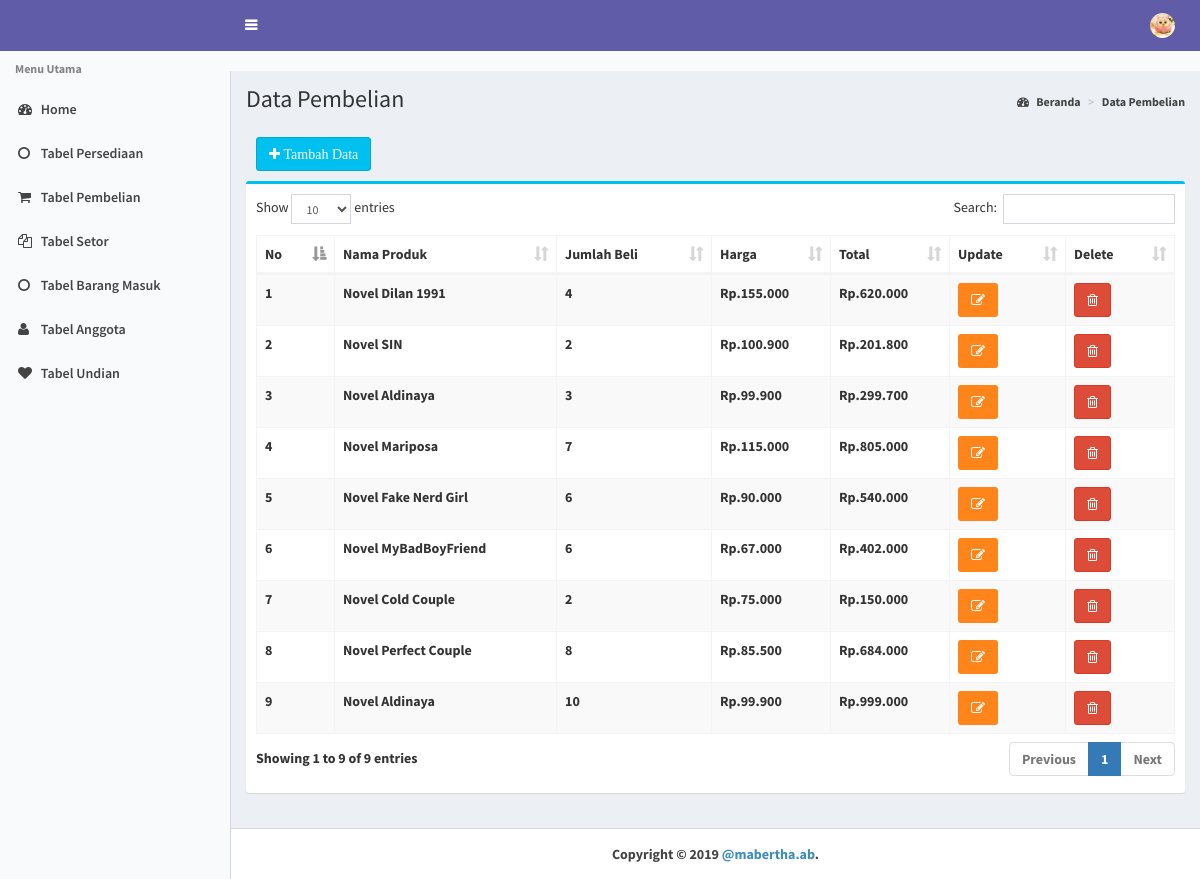
The page /?pg=beli&act=view on the database its author committed.
### tables this page shows
CREATE TABLE `tb_pembelian` (
  `id_pembelian` varchar(100) NOT NULL,
  `kd_brg` int(11) NOT NULL,
  `jumlah_beli` int(11) NOT NULL,
  `total` int(100) NOT NULL
);

CREATE TABLE `produk` (
  `kd_brg` int(11) NOT NULL,
  `nama_barang` varchar(100) NOT NULL,
  `stok` int(11) NOT NULL,
  `harga` int(11) NOT NULL,
  `supplier` varchar(100) NOT NULL
);

### beli.php (the view, shortened to what this page needs)
<?php
    switch ($_GET['act']) {
      case 'view':
      ?>
<div class="content-wrapper">
        <section class="content-header">
        <h1> Data Pembelian </h1>
            <ol class="breadcrumb">
            <li><a href="?pg=dashboard"><i class="fa fa-dashboard"></i> Beranda</a></li>
            <li class="active"><a href="?pg=beli&act=view">Data Pembelian</a></li>
             </ol>
        </section>
<section class="content">
	<div class="row">
		<div class="col-md-12">
    <div class="box-header">
    <a href="?pg=beli&act=add"> <button type="button" class="btn btn-info"><i class = "fa fa-plus"> Tambah Data </i></button> </a>
    </div>
              <div class="box box-info">
                  <div class="box-body">
                  <div class="table-responsive">
                  <table id="example1" class="table table-bordered table-striped">
                    <thead>
                      <tr>
                        <th>No</th>
                        <th>Nama Produk</th>
                        <th>Jumlah Beli</th>
                         <th>Harga</th>
                         <th>Total </th>
                        <th>Update</th>
                        <th>Delete</th>
                      </tr>
                    </thead>
                    <tbody>
                    <?php
                    $tampil=mysql_query("SELECT * FROM tb_pembelian r join produk p
                    on (p.kd_brg=r.kd_brg)  order by id_pembelian asc");
                    $no = 1;
                      while ($r=mysql_fetch_array($tampil)){
                    ?>
                        <tr>
                        <td><?php echo "$no"?></td>
                        <td><?php echo "$r[nama_barang]"?></td>
                         <td><?php echo "$r[jumlah_beli]"?></td>
                         <td><?php echo "Rp.". number_format("$r[harga]",'0','.','.')?></td>
                        <td><?php echo "Rp.". number_format("$r[total]",'0','.','.')?></td>
                        <td><a href="?pg=beli&act=edit&id=<?php echo $r['id_pembelian']?>"><button type="button" class="btn bg-orange"><i class="fa fa-pencil-square-o"></i></button></a></td>
                        <td><a href="?pg=beli&act=delete&id=<?php echo $r['id_pembelian']?>"><button type="button" class="btn btn-danger" onclick="return confirm('Apakah anda yakin akan menghapusnya?');"><i class = "fa fa-trash-o"></i></button></a></td>
                        </tr>
                    <?php
                    $no++;
                    }
                    ?>
                    </tbody>
                  </table>
                  </div>
              </div>
              </div>
              </div>
	</div>
</section>
    </div>
</div>
      <?php
      break;
              ?>
      <?php
    }
    ?>

### rows shown on the page
tb_pembelian: produk.nama_barang "Novel Dilan 1991", jumlah_beli "4", produk.harga "155.000", total "620.000"
tb_pembelian: produk.nama_barang "Novel SIN", jumlah_beli "2", produk.harga "100.900", total "201.800"
tb_pembelian: produk.nama_barang "Novel Aldinaya", jumlah_beli "3", produk.harga "99.900", total "299.700"
tb_pembelian: produk.nama_barang "Novel Mariposa", jumlah_beli "7", produk.harga "115.000", total "805.000"
tb_pembelian: produk.nama_barang "Novel Fake Nerd Girl", jumlah_beli "6", produk.harga "90.000", total "540.000"
tb_pembelian: produk.nama_barang "Novel MyBadBoyFriend", jumlah_beli "6", produk.harga "67.000", total "402.000"
tb_pembelian: produk.nama_barang "Novel Cold Couple", jumlah_beli "2", produk.harga "75.000", total "150.000"
tb_pembelian: produk.nama_barang "Novel Perfect Couple", jumlah_beli "8", produk.harga "85.500", total "684.000"
tb_pembelian: produk.nama_barang "Novel Aldinaya", jumlah_beli "10", produk.harga "99.900", total "999.000"
